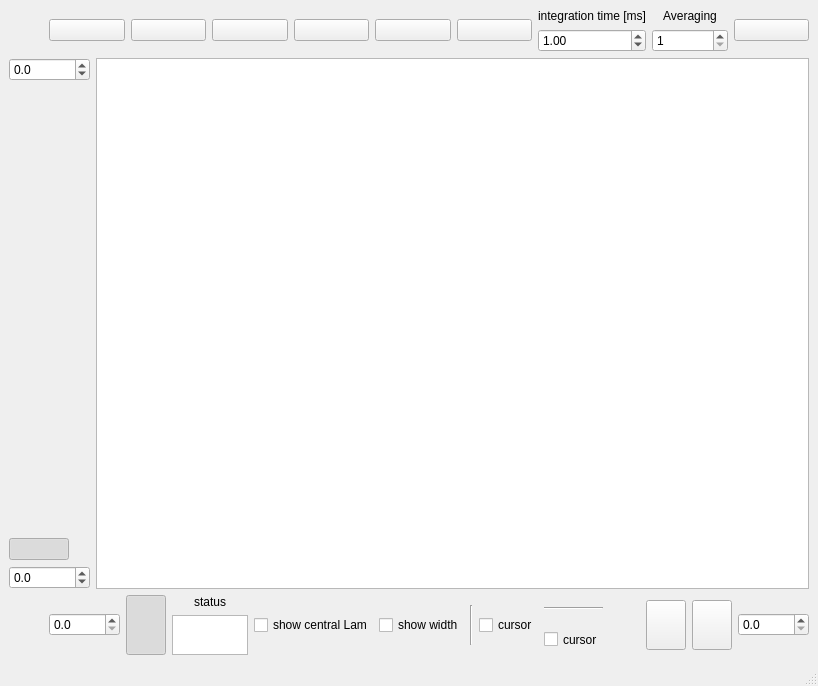
<?xml version="1.0" encoding="UTF-8"?>
<ui version="4.0">
 <class>Spectrometer</class>
 <widget class="QMainWindow" name="Spectrometer">
  <property name="geometry">
   <rect>
    <x>0</x>
    <y>0</y>
    <width>818</width>
    <height>686</height>
   </rect>
  </property>
  <property name="windowTitle">
   <string>Spectrometer</string>
  </property>
  <property name="animated">
   <bool>true</bool>
  </property>
  <widget class="QWidget" name="centralwidget">
   <property name="sizePolicy">
    <sizepolicy hsizetype="Preferred" vsizetype="MinimumExpanding">
     <horstretch>0</horstretch>
     <verstretch>0</verstretch>
    </sizepolicy>
   </property>
   <layout class="QVBoxLayout" name="verticalLayout_6">
    <property name="sizeConstraint">
     <enum>QLayout::SetMinimumSize</enum>
    </property>
    <item>
     <layout class="QHBoxLayout" name="horizontalLayout_3">
      <item>
       <spacer name="horizontalSpacer_2">
        <property name="orientation">
         <enum>Qt::Horizontal</enum>
        </property>
        <property name="sizeType">
         <enum>QSizePolicy::Fixed</enum>
        </property>
        <property name="sizeHint" stdset="0">
         <size>
          <width>40</width>
          <height>20</height>
         </size>
        </property>
       </spacer>
      </item>
      <item>
       <widget class="QPushButton" name="connectBt">
        <property name="text">
         <string/>
        </property>
        <property name="icon">
         <iconset>
          <normaloff>plug.png</normaloff>plug.png</iconset>
        </property>
        <property name="iconSize">
         <size>
          <width>40</width>
          <height>40</height>
         </size>
        </property>
        <property name="checkable">
         <bool>true</bool>
        </property>
       </widget>
      </item>
      <item>
       <widget class="QPushButton" name="openBt">
        <property name="text">
         <string/>
        </property>
        <property name="icon">
         <iconset>
          <normaloff>folder.png</normaloff>folder.png</iconset>
        </property>
        <property name="iconSize">
         <size>
          <width>40</width>
          <height>40</height>
         </size>
        </property>
       </widget>
      </item>
      <item>
       <widget class="QPushButton" name="saveBt">
        <property name="text">
         <string/>
        </property>
        <property name="icon">
         <iconset>
          <normaloff>save.png</normaloff>save.png</iconset>
        </property>
        <property name="iconSize">
         <size>
          <width>40</width>
          <height>40</height>
         </size>
        </property>
       </widget>
      </item>
      <item>
       <widget class="QPushButton" name="TakeBkgBt">
        <property name="text">
         <string/>
        </property>
        <property name="icon">
         <iconset>
          <normaloff>set bkg.png</normaloff>set bkg.png</iconset>
        </property>
        <property name="iconSize">
         <size>
          <width>70</width>
          <height>40</height>
         </size>
        </property>
       </widget>
      </item>
      <item>
       <widget class="QPushButton" name="BkgBt">
        <property name="enabled">
         <bool>true</bool>
        </property>
        <property name="text">
         <string/>
        </property>
        <property name="icon">
         <iconset>
          <normaloff>bulb grey.png</normaloff>
          <normalon>bulb.png</normalon>bulb grey.png</iconset>
        </property>
        <property name="iconSize">
         <size>
          <width>40</width>
          <height>40</height>
         </size>
        </property>
        <property name="checkable">
         <bool>true</bool>
        </property>
        <property name="checked">
         <bool>false</bool>
        </property>
        <property name="autoDefault">
         <bool>false</bool>
        </property>
       </widget>
      </item>
      <item>
       <widget class="QPushButton" name="startBt">
        <property name="enabled">
         <bool>true</bool>
        </property>
        <property name="text">
         <string/>
        </property>
        <property name="icon">
         <iconset>
          <normaloff>play.png</normaloff>
          <normalon>pause.png</normalon>play.png</iconset>
        </property>
        <property name="iconSize">
         <size>
          <width>40</width>
          <height>40</height>
         </size>
        </property>
        <property name="checkable">
         <bool>true</bool>
        </property>
        <property name="checked">
         <bool>false</bool>
        </property>
       </widget>
      </item>
      <item>
       <layout class="QVBoxLayout" name="verticalLayout">
        <item>
         <widget class="QLabel" name="label">
          <property name="text">
           <string>&lt;html&gt;&lt;head/&gt;&lt;body&gt;&lt;p align=&quot;center&quot;&gt;integration time [ms]&lt;/p&gt;&lt;/body&gt;&lt;/html&gt;</string>
          </property>
         </widget>
        </item>
        <item>
         <widget class="QDoubleSpinBox" name="Tint">
          <property name="minimum">
           <double>0.010000000000000</double>
          </property>
          <property name="maximum">
           <double>100000.000000000000000</double>
          </property>
          <property name="singleStep">
           <double>1.000000000000000</double>
          </property>
          <property name="value">
           <double>1.000000000000000</double>
          </property>
         </widget>
        </item>
       </layout>
      </item>
      <item>
       <layout class="QVBoxLayout" name="verticalLayout_2">
        <item>
         <widget class="QLabel" name="label_2">
          <property name="text">
           <string>&lt;html&gt;&lt;head/&gt;&lt;body&gt;&lt;p align=&quot;center&quot;&gt;Averaging&lt;/p&gt;&lt;/body&gt;&lt;/html&gt;</string>
          </property>
         </widget>
        </item>
        <item>
         <widget class="QSpinBox" name="Averaging">
          <property name="minimum">
           <number>1</number>
          </property>
          <property name="maximum">
           <number>10000</number>
          </property>
          <property name="value">
           <number>1</number>
          </property>
         </widget>
        </item>
       </layout>
      </item>
      <item>
       <widget class="QPushButton" name="configBt">
        <property name="text">
         <string/>
        </property>
        <property name="icon">
         <iconset>
          <normaloff>config.png</normaloff>config.png</iconset>
        </property>
        <property name="iconSize">
         <size>
          <width>40</width>
          <height>40</height>
         </size>
        </property>
        <property name="checkable">
         <bool>false</bool>
        </property>
       </widget>
      </item>
     </layout>
    </item>
    <item>
     <layout class="QHBoxLayout" name="horizontalLayout_4">
      <item>
       <layout class="QVBoxLayout" name="verticalLayout_4">
        <item>
         <widget class="QDoubleSpinBox" name="SetYmax">
          <property name="decimals">
           <number>1</number>
          </property>
          <property name="minimum">
           <double>-100000.000000000000000</double>
          </property>
          <property name="maximum">
           <double>100000.000000000000000</double>
          </property>
         </widget>
        </item>
        <item>
         <spacer name="verticalSpacer">
          <property name="orientation">
           <enum>Qt::Vertical</enum>
          </property>
          <property name="sizeHint" stdset="0">
           <size>
            <width>20</width>
            <height>40</height>
           </size>
          </property>
         </spacer>
        </item>
        <item>
         <widget class="QPushButton" name="ScaleVerBt">
          <property name="maximumSize">
           <size>
            <width>60</width>
            <height>16777215</height>
           </size>
          </property>
          <property name="text">
           <string/>
          </property>
          <property name="icon">
           <iconset>
            <normaloff>double arrow 2.png</normaloff>double arrow 2.png</iconset>
          </property>
          <property name="iconSize">
           <size>
            <width>50</width>
            <height>50</height>
           </size>
          </property>
          <property name="checkable">
           <bool>true</bool>
          </property>
          <property name="checked">
           <bool>true</bool>
          </property>
         </widget>
        </item>
        <item>
         <widget class="QDoubleSpinBox" name="SetYmin">
          <property name="decimals">
           <number>1</number>
          </property>
          <property name="minimum">
           <double>-100000.000000000000000</double>
          </property>
          <property name="maximum">
           <double>100000.000000000000000</double>
          </property>
         </widget>
        </item>
       </layout>
      </item>
      <item>
       <widget class="QGraphicsView" name="SpecView"/>
      </item>
     </layout>
    </item>
    <item>
     <layout class="QHBoxLayout" name="horizontalLayout_2">
      <property name="sizeConstraint">
       <enum>QLayout::SetFixedSize</enum>
      </property>
      <item>
       <spacer name="horizontalSpacer">
        <property name="orientation">
         <enum>Qt::Horizontal</enum>
        </property>
        <property name="sizeType">
         <enum>QSizePolicy::Fixed</enum>
        </property>
        <property name="sizeHint" stdset="0">
         <size>
          <width>40</width>
          <height>20</height>
         </size>
        </property>
       </spacer>
      </item>
      <item>
       <widget class="QDoubleSpinBox" name="SetXmin">
        <property name="maximumSize">
         <size>
          <width>16777215</width>
          <height>16777215</height>
         </size>
        </property>
        <property name="decimals">
         <number>1</number>
        </property>
        <property name="maximum">
         <double>10000.000000000000000</double>
        </property>
       </widget>
      </item>
      <item>
       <widget class="QPushButton" name="ScaleHorBt">
        <property name="maximumSize">
         <size>
          <width>16777215</width>
          <height>60</height>
         </size>
        </property>
        <property name="text">
         <string/>
        </property>
        <property name="icon">
         <iconset>
          <normaloff>double arrow.png</normaloff>double arrow.png</iconset>
        </property>
        <property name="iconSize">
         <size>
          <width>50</width>
          <height>50</height>
         </size>
        </property>
        <property name="checkable">
         <bool>true</bool>
        </property>
        <property name="checked">
         <bool>true</bool>
        </property>
       </widget>
      </item>
      <item>
       <layout class="QVBoxLayout" name="verticalLayout_5">
        <property name="sizeConstraint">
         <enum>QLayout::SetMinimumSize</enum>
        </property>
        <item>
         <widget class="QLabel" name="label_3">
          <property name="maximumSize">
           <size>
            <width>80</width>
            <height>25</height>
           </size>
          </property>
          <property name="text">
           <string>&lt;html&gt;&lt;head/&gt;&lt;body&gt;&lt;p align=&quot;center&quot;&gt;status&lt;/p&gt;&lt;/body&gt;&lt;/html&gt;</string>
          </property>
         </widget>
        </item>
        <item>
         <widget class="QTextBrowser" name="status">
          <property name="sizePolicy">
           <sizepolicy hsizetype="Expanding" vsizetype="Fixed">
            <horstretch>0</horstretch>
            <verstretch>0</verstretch>
           </sizepolicy>
          </property>
          <property name="maximumSize">
           <size>
            <width>80</width>
            <height>40</height>
           </size>
          </property>
         </widget>
        </item>
       </layout>
      </item>
      <item>
       <widget class="QCheckBox" name="ShowLam">
        <property name="text">
         <string>show central Lam</string>
        </property>
       </widget>
      </item>
      <item>
       <widget class="QCheckBox" name="ShowWidth">
        <property name="maximumSize">
         <size>
          <width>16777215</width>
          <height>30</height>
         </size>
        </property>
        <property name="text">
         <string>show width</string>
        </property>
       </widget>
      </item>
      <item>
       <layout class="QHBoxLayout" name="horizontalLayout">
        <property name="sizeConstraint">
         <enum>QLayout::SetMinimumSize</enum>
        </property>
        <item>
         <widget class="Line" name="line_2">
          <property name="maximumSize">
           <size>
            <width>16777215</width>
            <height>40</height>
           </size>
          </property>
          <property name="orientation">
           <enum>Qt::Vertical</enum>
          </property>
         </widget>
        </item>
        <item>
         <widget class="QCheckBox" name="VerCursor">
          <property name="maximumSize">
           <size>
            <width>16777215</width>
            <height>30</height>
           </size>
          </property>
          <property name="text">
           <string>cursor</string>
          </property>
         </widget>
        </item>
       </layout>
      </item>
      <item>
       <layout class="QVBoxLayout" name="verticalLayout_3">
        <property name="sizeConstraint">
         <enum>QLayout::SetMinimumSize</enum>
        </property>
        <item>
         <widget class="Line" name="line">
          <property name="maximumSize">
           <size>
            <width>16777215</width>
            <height>20</height>
           </size>
          </property>
          <property name="orientation">
           <enum>Qt::Horizontal</enum>
          </property>
         </widget>
        </item>
        <item>
         <widget class="QCheckBox" name="HorizCursor">
          <property name="maximumSize">
           <size>
            <width>16777215</width>
            <height>25</height>
           </size>
          </property>
          <property name="text">
           <string>cursor</string>
          </property>
         </widget>
        </item>
       </layout>
      </item>
      <item>
       <spacer name="horizontalSpacer_3">
        <property name="orientation">
         <enum>Qt::Horizontal</enum>
        </property>
        <property name="sizeHint" stdset="0">
         <size>
          <width>40</width>
          <height>20</height>
         </size>
        </property>
       </spacer>
      </item>
      <item>
       <widget class="QPushButton" name="clipBt">
        <property name="maximumSize">
         <size>
          <width>16777215</width>
          <height>50</height>
         </size>
        </property>
        <property name="text">
         <string/>
        </property>
        <property name="icon">
         <iconset>
          <normaloff>paper clip.png</normaloff>paper clip.png</iconset>
        </property>
        <property name="iconSize">
         <size>
          <width>40</width>
          <height>40</height>
         </size>
        </property>
       </widget>
      </item>
      <item>
       <widget class="QPushButton" name="CleanBt">
        <property name="maximumSize">
         <size>
          <width>16777215</width>
          <height>50</height>
         </size>
        </property>
        <property name="text">
         <string/>
        </property>
        <property name="icon">
         <iconset>
          <normaloff>clean.png</normaloff>clean.png</iconset>
        </property>
        <property name="iconSize">
         <size>
          <width>40</width>
          <height>40</height>
         </size>
        </property>
       </widget>
      </item>
      <item>
       <widget class="QDoubleSpinBox" name="SetXmax">
        <property name="maximumSize">
         <size>
          <width>16777215</width>
          <height>16777215</height>
         </size>
        </property>
        <property name="decimals">
         <number>1</number>
        </property>
        <property name="maximum">
         <double>10000.000000000000000</double>
        </property>
        <property name="singleStep">
         <double>1.000000000000000</double>
        </property>
       </widget>
      </item>
     </layout>
    </item>
   </layout>
  </widget>
  <widget class="QMenuBar" name="menubar">
   <property name="geometry">
    <rect>
     <x>0</x>
     <y>0</y>
     <width>818</width>
     <height>22</height>
    </rect>
   </property>
  </widget>
  <widget class="QStatusBar" name="statusbar"/>
 </widget>
 <resources/>
 <connections/>
</ui>
